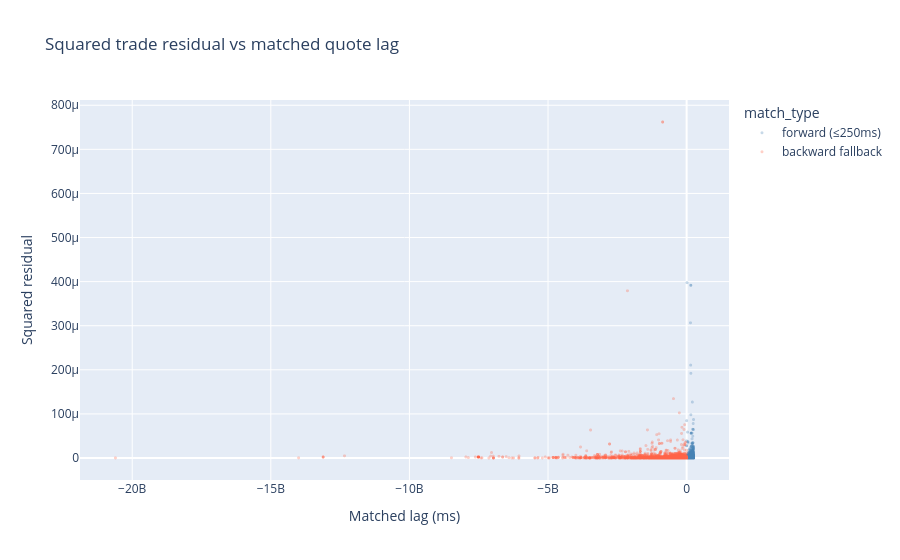

This figure's notebook cell:
### Code cell
plots.scatter_residual_vs_lag(df_iv_trades_result)

### Figure 1 — Plotly figure (JSON) as saved in the notebook; plotly's stock layout.template omitted (floating-point values rounded to 4 significant figures; data arrays with more than 128 entries replaced by an {"elided": "..."} marker saying what was removed)
{"data": [{"hovertemplate": "match_type=forward (≤250ms)<br>Matched lag (ms)=%{x}<br>Squared residual=%{y}<extra></extra>", "legendgroup": "forward (≤250ms)", "marker": {"color": "steelblue", "opacity": 0.3, "size": 3, "symbol": "circle"}, "mode": "markers", "name": "forward (≤250ms)", "showlegend": true, "type": "scattergl", "x": {"elided": "5037 int values"}, "xaxis": "x", "y": {"elided": "5037 float values"}, "yaxis": "y"}, {"hovertemplate": "match_type=backward fallback<br>Matched lag (ms)=%{x}<br>Squared residual=%{y}<extra></extra>", "legendgroup": "backward fallback", "marker": {"color": "tomato", "opacity": 0.3, "size": 3, "symbol": "circle"}, "mode": "markers", "name": "backward fallback", "showlegend": true, "type": "scattergl", "x": {"elided": "3858 int values"}, "xaxis": "x", "y": {"elided": "3858 float values"}, "yaxis": "y"}], "layout": {"legend": {"title": {"text": "match_type"}, "tracegroupgap": 0}, "title": {"text": "Squared trade residual vs matched quote lag"}, "xaxis": {"anchor": "y", "domain": [0, 1], "title": {"text": "Matched lag (ms)"}}, "yaxis": {"anchor": "x", "domain": [0, 1], "title": {"text": "Squared residual"}}}}
